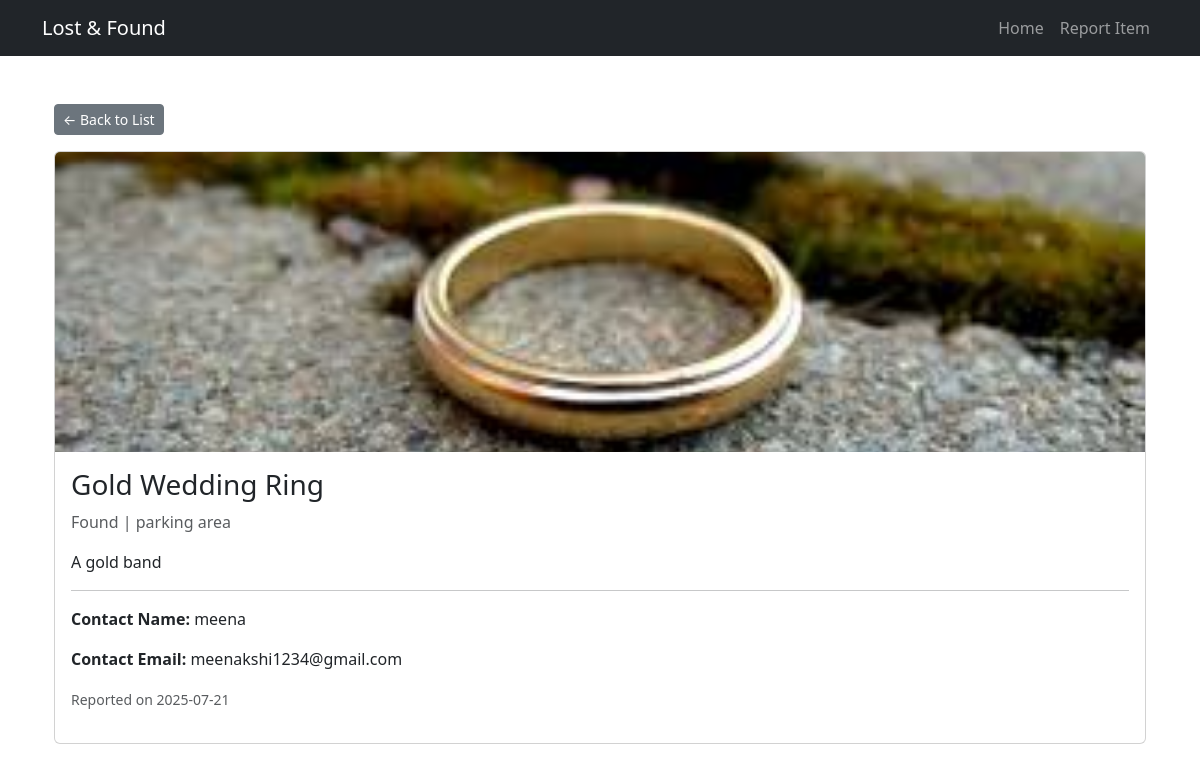
The page /item/29 on the database its author committed.
### app.py (models this page shows)
class Item(db.Model):
    id = db.Column(db.Integer, primary_key=True)
    item_name = db.Column(db.String(100), nullable=False)
    item_type = db.Column(db.String(10), nullable=False)
    description = db.Column(db.Text, nullable=False)
    location = db.Column(db.String(100), nullable=False)
    date_reported = db.Column(db.DateTime, default=datetime.utcnow)
    contact_name = db.Column(db.String(50), nullable=False)
    contact_email = db.Column(db.String(100), nullable=False)
    image_filename = db.Column(db.String(120))

### app.py (the view)
@app.route("/item/<int:item_id>")
def item_detail(item_id):
    item = Item.query.get_or_404(item_id)
    return render_template("item_detail.html", item=item)

### templates/item_detail.html (shortened to what this page needs)
{% extends "base.html" %}
{% block content %}
  <link rel="stylesheet" href="https://cdn.jsdelivr.net/npm/bootstrap@5.3.0/dist/css/bootstrap.min.css">
  <div class="container mt-5">
    <a href="/" class="btn btn-sm btn-secondary mb-3">← Back to List</a>
    <div class="card">
      {% if item.image_filename %}
        <img src="{{ url_for('static', filename='uploads/' + item.image_filename) }}" class="card-img-top" alt="Item Image">
      {% endif %}
      <div class="card-body">
        <h3 class="card-title">{{ item.item_name }}</h3>
        <p class="text-muted">{{ item.item_type|capitalize }} | {{ item.location }}</p>
        <p class="card-text">{{ item.description }}</p>
        <hr>
        <p><strong>Contact Name:</strong> {{ item.contact_name }}</p>
        <p><strong>Contact Email:</strong> {{ item.contact_email }}</p>
        <p><small class="text-muted">Reported on {{ item.date_reported.strftime('%Y-%m-%d') }}</small></p>
      </div>
    </div>
  </div>
  {% endblock %}

### templates/base.html (style rules this page uses)
body { background-color: #f8f9fa; }

### templates/item_detail.html (style rules this page uses)
img { height: 300px; object-fit: cover; }

### rows shown on the page
Item: image_filename (picture), item_name "Gold Wedding Ring", item_type "Found", location "parking area", description "A gold band", contact_name "meena", contact_email "meenakshi1234@gmail.com", date_reported "2025-07-21"
